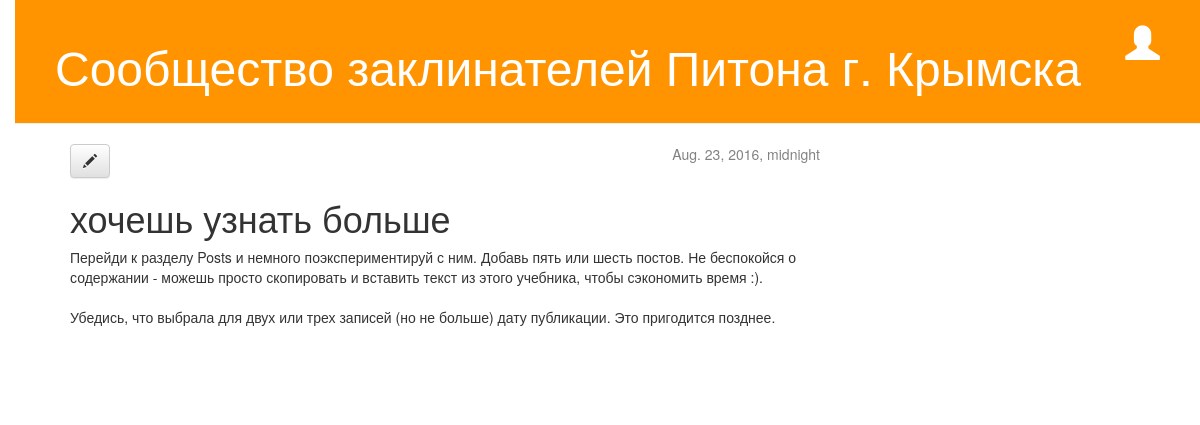
/post/5/, run on the app's committed database.
### blog/models.py (models this page shows, shortened)
class Post(models.Model):
    author = models.ForeignKey('auth.User')
    title = models.CharField(max_length=200)
    text = models.TextField()
    created_date = models.DateTimeField(
            default=timezone.now)
    published_date = models.DateTimeField(
            blank=True, null=True)

### blog/views.py (the view)
# urls.py: url(r'^post/(?P<pk>[0-9]+)/$', views.post_detail, name='post_detail'),
def post_detail(request, pk):
    post = get_object_or_404(Post, pk=pk)
    return render(request, 'blog/post_detail.html', {'post': post})

### blog/templates/blog/post_detail.html
{% extends 'blog/base.html' %}
{% block content %}
    <div class="post">
        {% if post.published_date %}
            <div class="date">
                {{ post.published_date }}
            </div>
        {% endif %}
        <a class="btn btn-default" href="{% url 'post_edit' pk=post.pk %}"><span class="glyphicon glyphicon-pencil"></span></a>
        <h1>{{ post.title }}</h1>
        <p>{{ post.text|linebreaksbr }}</p>
    </div>
{% endblock %}

### blog/static/css/blog.css (style rules this page uses)
body { padding-left: 15px; }
.date { float: right; color: #828282; }
.post { margin-bottom: 70px; }

### data on the page
Post: published_date "Aug. 23, 2016, midnight", title "хочешь узнать больше", text "Перейди к разделу Posts и немного поэкспериментируй с ним. Добавь пять или шесть постов. Не беспокойся о содержании - можешь просто скопировать и вставить текст из этого учебника, чтобы сэкономить время :). Убедись, что выбрала для двух или трех записей (но не больше) дату публикации. Это пригодится позднее."
